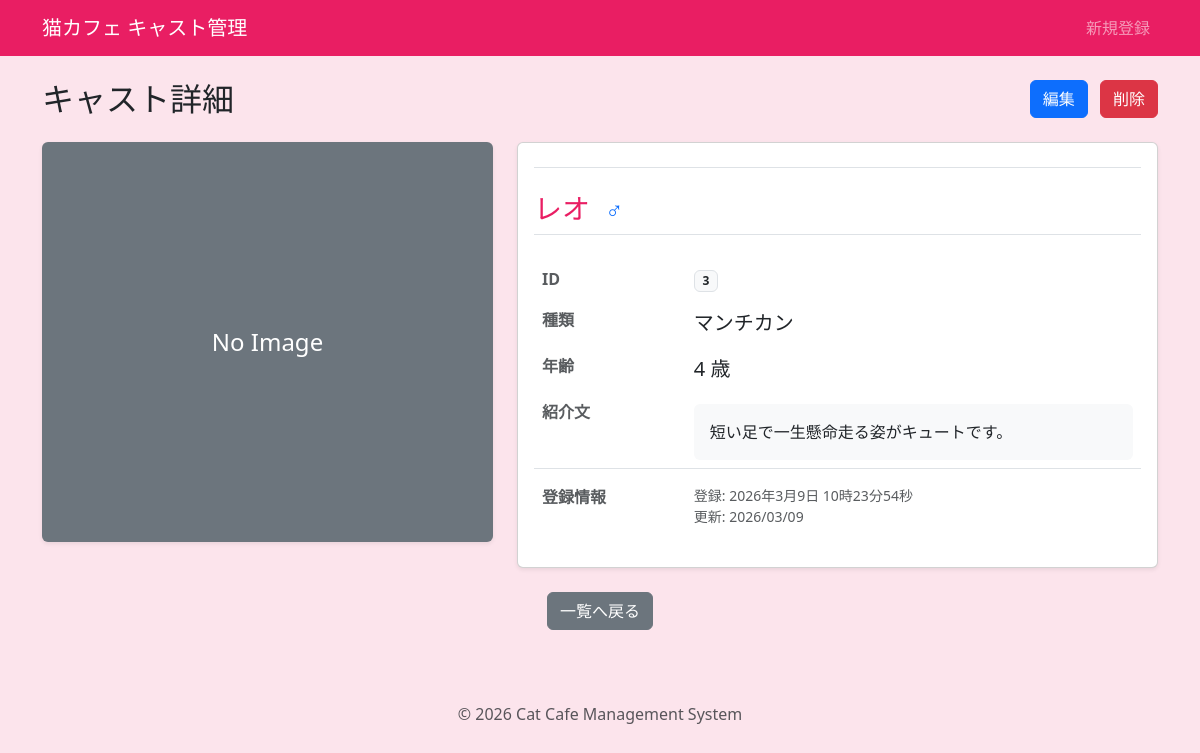
Screenshot of /detail.php?id=3 with the database file from the repository.
### tables this page shows
CREATE TABLE `cats` (
  `id` int(11) NOT NULL,
  `name` varchar(50) NOT NULL,
  `breed_id` int(11) NOT NULL,
  `gender` tinyint(4) NOT NULL COMMENT '1:おとこのこ 2:おんなのこ',
  `age` int(11) NOT NULL,
  `profile` text DEFAULT NULL,
  `image_name` varchar(255) DEFAULT NULL,
  `created_at` datetime DEFAULT current_timestamp(),
  `updated_at` datetime DEFAULT current_timestamp() ON UPDATE current_timestamp()
);

CREATE TABLE `breeds` (
  `id` int(11) NOT NULL,
  `name` varchar(50) NOT NULL,
  `created_at` datetime DEFAULT current_timestamp(),
  `updated_at` datetime DEFAULT current_timestamp() ON UPDATE current_timestamp()
);

### inc/functions.php (called while the page is built, shortened)
<?php
function h($string)
{
  return htmlspecialchars($string, ENT_QUOTES, 'UTF-8');
}
function format_date($datetime,$type)
{
  $format_types = [
    1 => 'Y年n月j日 H時i分s秒',
    2 => 'Y/m/d'
  ];
  return date($format_types[$type], strtotime($datetime));
}

### detail.php (the view, shortened to what this page needs)
<?php
require_once './inc/functions.php';
$id = $_GET['id'] ?? '';
$db = db_connect();
$cat = null;
try {
  $sql = 'SELECT cats.*,breeds.name AS breed_name FROM cats INNER JOIN breeds ON cats.breed_id = breeds.id WHERE cats.id = :id';
  $stmt = $db->prepare($sql);
  $stmt->bindParam(':id', $id, PDO::PARAM_INT);
  $stmt->execute();
  $cat = $stmt->fetch(PDO::FETCH_ASSOC);
} catch (PDOException $e) {
  exit('データの取得に失敗しました: ' . h($e->getMessage()));
}
require_once 'inc/header.php';
?>
<div class="d-flex justify-content-between align-items-center mb-4">
  <h2 class="mb-0">キャスト詳細</h2>
  <div>
    <a href="edit.php?id=<?php echo h($cat['id']); ?>" class="btn btn-primary me-2">編集</a>
    <button type="button" class="btn btn-danger" data-bs-toggle="modal" data-bs-target="#deleteModal">
      削除
    </button>
  </div>
</div>
<div class="row">
  <div class="col-md-5 mb-4 mb-md-0">
    <?php if (!empty($cat['image_name']) && file_exists('images/' . $cat['image_name'])): ?>
      <img src="images/<?php echo h($cat['image_name']); ?>" alt="<?php echo h($cat['name']); ?>" class="img-fluid rounded shadow-sm w-100">
    <?php else: ?>
      <div class="bg-secondary text-white d-flex justify-content-center align-items-center rounded shadow-sm w-100" style="height: 400px;">
        <span class="fs-4">No Image</span>
      </div>
    <?php endif; ?>
  </div>
  <div class="col-md-7">
    <div class="card shadow-sm h-100">
      <div class="card-body">
        <h3 class="card-title text-pink border-bottom pb-2 mb-4">
          <h3 class="card-title text-pink border-bottom pb-2 mb-4">
            <?php echo h($cat['name']); ?>
            <?php if ($cat['gender'] === 1): ?>
              <span class="text-primary fs-4 ms-2">♂</span>
            <?php elseif ($cat['gender'] === 2): ?>
              <span class="text-danger fs-4 ms-2">♀</span>
            <?php endif; ?>
          </h3>
          <table class="table table-borderless">
            <tbody>
              <tr>
                <th class="w-25 text-muted">ID</th>
                <td><span class="badge bg-light text-dark border"><?php echo h($cat['id']); ?></span></td>
              </tr>
              <tr>
                <th class="text-muted">種類</th>
                <td class="fs-5"><?php echo h($cat['breed_name']); ?></td>
              </tr>
              <tr>
                <th class="text-muted">年齢</th>
                <td class="fs-5"><?php echo h($cat['age']); ?> 歳</td>
              </tr>
              <tr>
                <th class="text-muted">紹介文</th>
                <td>
                  <div class="p-3 bg-light rounded mt-1">
                    <?php echo nl2br(h($cat['profile'])); ?>
                  </div>
                </td>
              </tr>
              <tr>
                <th class="text-muted border-top pt-3 mt-3">登録情報</th>
                <td class="border-top pt-3 mt-3 small text-muted">
                  登録: <?php echo h(format_date($cat['created_at'],1)); ?><br>
                  更新: <?php echo h(format_date($cat['updated_at'],2)); ?>
                </td>
              </tr>
            </tbody>
          </table>
      </div>
    </div>
  </div>
</div>
<div class="mt-4 text-center">
  <a href="index.php" class="btn btn-secondary">一覧へ戻る</a>
</div>
<?php require_once 'inc/footer.php'; ?>

### inc/header.php (style rules this page uses)
body { background-color: #fce4ec; }

### detail.php (style rules this page uses)
.text-pink { color: #e91e63; }

### rows the page displays
cats: name "レオ", id "3", breed.name "マンチカン", age "4", profile "短い足で一生懸命走る姿がキュートです。", created_at "2026年3月9日 10時23分54秒", format_date($cat['updated_at'],2) "2026/03/09"
